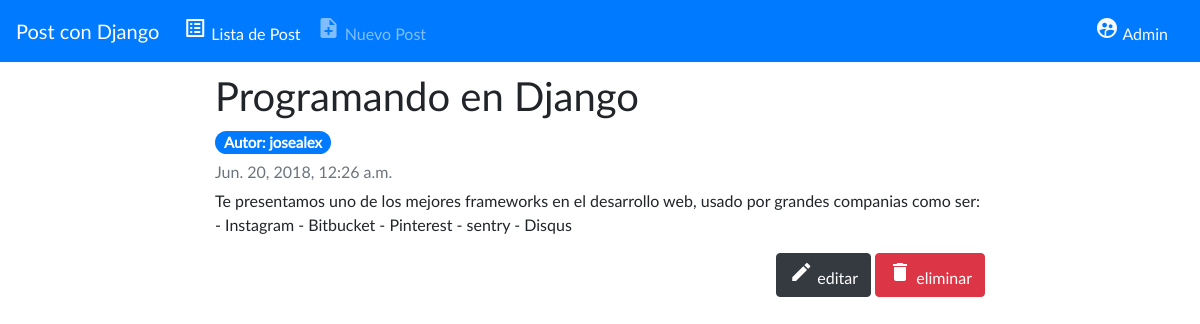
/post/1/, run on an earlier commit of the app's database.
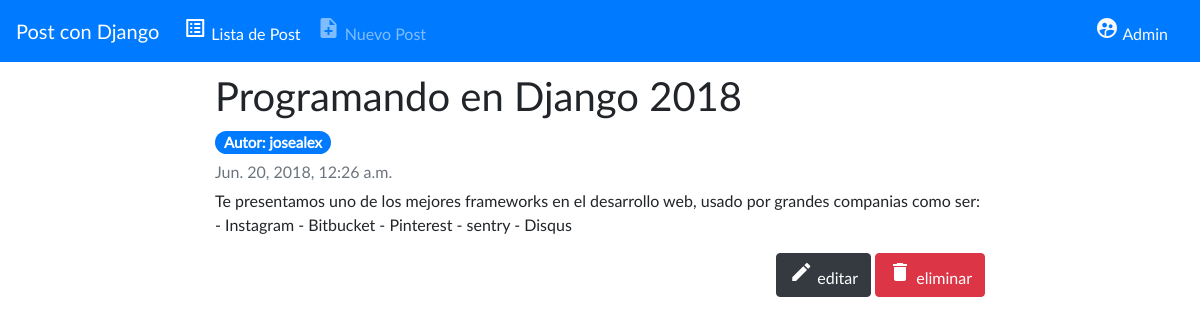
And on a later commit of the database.
### blog/models.py (models this page shows, shortened)
class Post(models.Model):
  author = models.ForeignKey(User, on_delete=models.CASCADE)
  title = models.CharField(max_length=200)
  text = models.TextField()
  created_date = models.DateTimeField(default = timezone.now)
  published_date = models.DateTimeField(blank=True, null=True)

### blog/views.py (the view)
# urls.py: path('post/<int:pk>/', views.post_detail, name="post_detail"),
def post_detail(request, pk):
  post = get_object_or_404(Post, pk=pk)
  return render(request, 'blog/post_detail.html',{'post':post})

### blog/templates/blog/post_detail.html
{% extends 'blog/base.html' %}
{% block content %}
  {% load static %}
  <main class="container-fluid">
      <div class="row justify-content-center">
        <div class="col-8">
            <h1>
              {{ post.title }}
            </h1>
            <h5>
              <span class="badge badge-pill badge-primary">
                Autor: {{ post.author }}
              </span>
            </h5>
            <h6 class="card-text text-muted">
              {{ post.published_date }}
            </h6>
            <p>
              {{ post.text }}
            </p>
            <div class="text-right">
              <a href="{% url 'post_edit' pk=post.pk %}" class="btn btn-dark text-right">
                <i class="material-icons">edit</i>
                editar
              </a>
              <a href="javascript:deletePost('{% url 'post_delete' pk=post.pk %}')" class="btn btn-danger text-right">
                <i class="material-icons">delete</i>
                eliminar
              </a>
            </div>
        </div>
      </div>
  </main>
  {% endblock content %}

What changed in the data, as far as the page shows it:
changed Post "josealex": title "Programando en Django" → "Programando en Django 2018"
